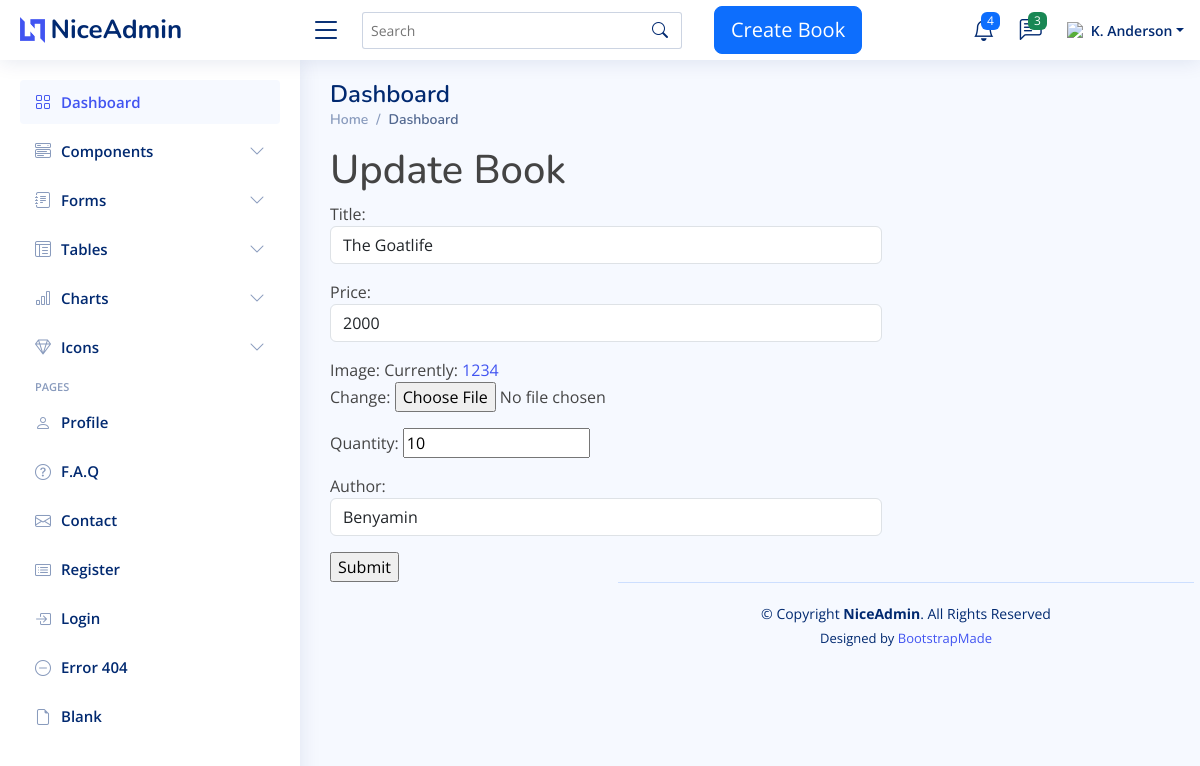
The app's page /update/2/ with its own data.
### Bookapp/models.py (models this page shows, shortened)
class Book(models.Model):
    title = models.CharField(max_length=200, null=True)
    price = models.IntegerField(null=True)
    image = models.ImageField(upload_to='book_media')
    quantity = models.IntegerField()
    author = models.ForeignKey(Author, on_delete=models.CASCADE)

### Bookapp/views.py (the view)
# urls.py: path('update/<int:book_id>/', views.updateBook, name='update'),
def updateBook(request, book_id):
    book = Book.objects.get(id=book_id)
    if request.method == 'POST':
        form = BookForm(request.POST, request.FILES, instance=book)
        if form.is_valid():
            form.save()
            return redirect('/')
    else:
        form = BookForm(instance=book)
    return render(request, 'admin/update.html', {'form': form})

### Bookapp/forms.py
class BookForm(forms.ModelForm):
    class Meta:
        model = Book
        fields = '__all__'
        widgets = {
            'title': forms.TextInput(attrs={'class': 'form-control', 'placeholder': 'Enter the book name'}),
            'author': forms.Select(attrs={'class': 'form-control', 'placeholder': 'Enter the book author'}),
            'price': forms.NumberInput(attrs={'class': 'form-control', 'placeholder': 'Enter the book price'})
        }

### Bookapp/models.py (called while the page is built)
    def __str__(self):
        return '{}'.format(self.name)

### templates/admin/update.html (shortened to what this page needs)
{% extends 'admin/base.html' %}
{% load static %}
{% block content %}
<h1>Update Book</h1>
<form action="" method="post" enctype="multipart/form-data">
    {{ form.as_p }}
    <input type="submit" value="Submit">
</form>
{% endblock %}

### static/assets/css/style.css (style rules this page uses)
:root { scroll-behavior: smooth; }
body { font-family: "Open Sans", sans-serif; background: #f6f9ff; color: #444444; }
h1, h2, h3, h4, h5, h6 { font-family: "Nunito", sans-serif; }

### records on screen
Book: title "The Goatlife", price "2000", quantity "10", author "Benyamin"
